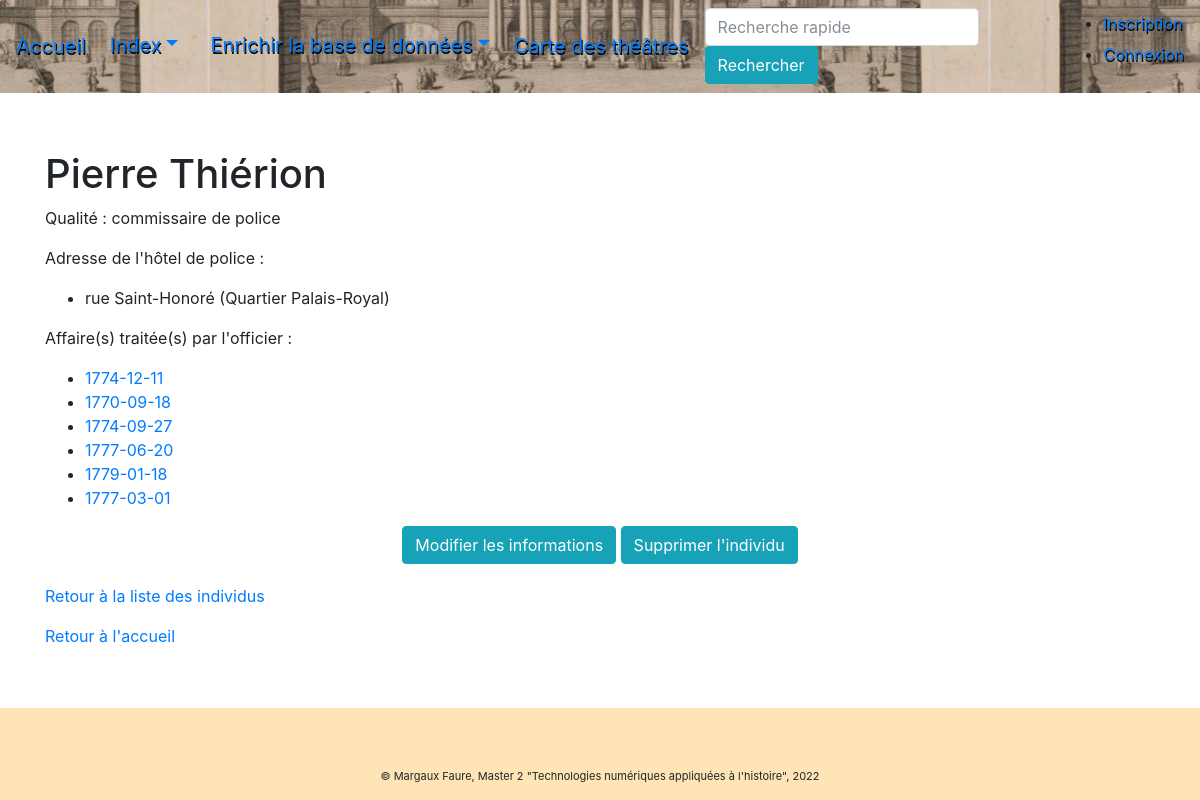
The page /personnes/2 on the database its author committed.
### pv_theatres/modeles/donnees.py (models this page shows, shortened)
class Personne(db.Model):
    id = db.Column(db.Integer, nullable=False, autoincrement=True, primary_key=True)
    nom = db.Column(db.Text, nullable=False)
    prenom = db.Column(db.Text)
    qualite = db.Column(db.Text)
    proces_verbaux_commissaires = db.relationship("ProcesVerbal", back_populates="commissaires",
                                                  foreign_keys="ProcesVerbal.id_commissaire")
    proces_verbaux_victimes = db.relationship("ProcesVerbal", back_populates="victimes",
                                              foreign_keys="ProcesVerbal.id_victime")
    adresses = db.relationship("Adresse", secondary=Habite, back_populates="personnes")
    authorships = db.relationship("Authorship", back_populates="personne")

class Adresse(db.Model):
    id = db.Column(db.Integer, nullable=False, autoincrement=True, primary_key=True)
    rue = db.Column(db.Text)
    quartier = db.Column(db.Text)
    personnes = db.relationship("Personne", secondary=Habite, back_populates='adresses')
    authorships = db.relationship("Authorship", back_populates="adresse")

class ProcesVerbal(db.Model):
    id = db.Column(db.Integer, nullable=False, autoincrement=True, primary_key=True)
    date_pv = db.Column(db.String(10))
    id_theatre = db.Column(db.Integer, db.ForeignKey("theatre.id"))
    id_source = db.Column(db.Integer, db.ForeignKey("source.id"))
    id_commissaire = db.Column(db.Integer, db.ForeignKey("personne.id"))
    id_victime = db.Column(db.Integer, db.ForeignKey("personne.id"))
    id_objet = db.Column(db.Integer, db.ForeignKey("objet.id"))
    commissaires = db.relationship("Personne", back_populates="proces_verbaux_commissaires",
                                   foreign_keys=id_commissaire)
    victimes = db.relationship("Personne", back_populates="proces_verbaux_victimes", foreign_keys=id_victime)
    salles_theatre = db.relationship("Theatre", back_populates="proces_verbaux")
    sources = db.relationship("Source", back_populates="proces_verbaux_sources")
    objets = db.relationship("Objet", back_populates="proces_verbaux_objets")
    authorships = db.relationship("Authorship", back_populates="proces_verbal")

### pv_theatres/routes/generic.py (the view)
@app.route("/personnes/<int:id>")
def personne(id):
    personne = Personne.query.get_or_404(id)
    adresses = personne.adresses
    proces_verbaux = (personne.proces_verbaux_commissaires or personne.proces_verbaux_victimes)
    return render_template("pages/personne.html", nom="Personne", personne=personne,
                            adresses=adresses, proces_verbaux=proces_verbaux)

### pv_theatres/templates/pages/personne.html (shortened to what this page needs)
{% extends "conteneur.html" %}
{% block corps %}
    {% if personne %}
        <h1>{{personne.prenom}} {{personne.nom}}</h1>
        <p> Qualité :
        {% if personne.qualite %}
            {{personne.qualite }}
        {% else %} Non renseignée
        {% endif %}</p>
        {% if personne.qualite == 'commissaire de police' %}
            <p> {% if adresses|length ==1 %}Adresse de l'hôtel de police :
                {% elif adresses|length > 1 %}Adresses de l'hôtel de police :
                {% else %}Aucun hôtel de police n'est enregistré. {% endif %}
        {% else %} <p> Adresse de domicile : {% endif %}
        {% if personne.adresses %}</p>
            <ul>
            {% for adresse in adresses %}
                 <li>{{adresse.rue}} (Quartier {{adresse.quartier}})</li>
            {% endfor %}
            </ul>
            {% else %} Non renseignée </p> {% endif %}
        {% if proces_verbaux %}
            {% if personne.qualite == 'commissaire de police' %}
                <p>Affaire(s) traitée(s) par l'officier :</p>
            {% else %} <p>Plainte(s) de la victime :</p>{% endif %}
            <ul>
            {% for proces_verbal in proces_verbaux %}
                <li><a href="{{url_for('proces_verbal', id=proces_verbal.id)}}">{{proces_verbal.date_pv}}</a></li>
            {% endfor %}
            </ul>
        {% else %} <p>Aucun procès-verbal n'est enregistré pour ce commissaire.</p> {% endif %}
        <div  class="text-center" style="place-content:center; margin-bottom:20px;">
            <a class="btn btn-info text-center" href="{{url_for('modification_personne', id=personne.id)}}">Modifier les informations</a>
            <a class="btn btn-info text-center" href="{{url_for('suppression_personne', id=personne.id)}}">Supprimer l'individu</a>
        </div>
        <p><a href="{{url_for('personnes_liste')}}">Retour à la liste des individus</a>
    {% else %}
        <p>La base de données est en cours de constitution</p>
    {% endif %}
    <p><a href="{{url_for('accueil')}}">Retour à l'accueil</a></p>
{% endblock %}

### rows shown on the page
Personne: prenom "Pierre", nom "Thiérion", qualite "commissaire de police"
Adresse: rue "rue Saint-Honoré", quartier "Palais-Royal"
ProcesVerbal: date_pv "1774-12-11"
ProcesVerbal: date_pv "1770-09-18"
ProcesVerbal: date_pv "1774-09-27"
ProcesVerbal: date_pv "1777-06-20"
ProcesVerbal: date_pv "1779-01-18"
ProcesVerbal: date_pv "1777-03-01"
